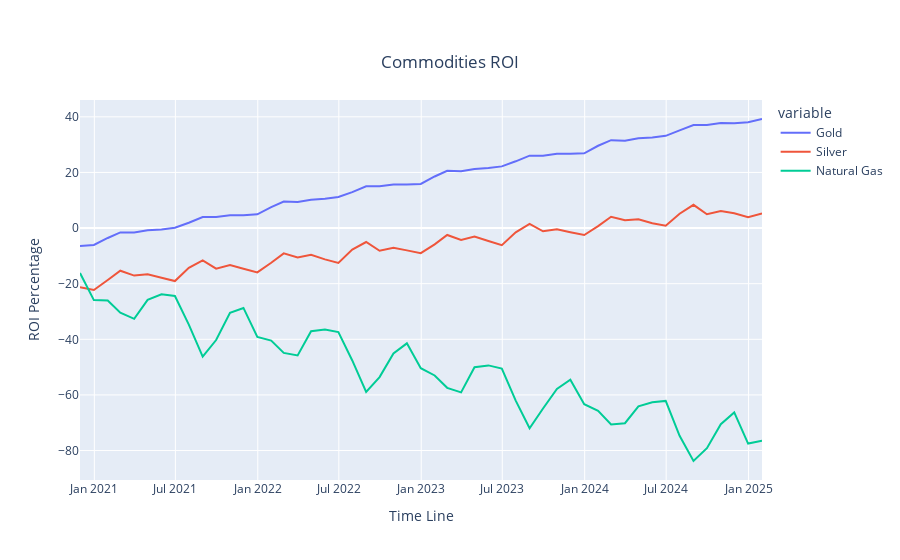

Here is the notebook cell this chart was saved with:
### Code cell
titles = ['Gold','Silver','Natural Gas']
commodities_graph = px.line(x=commodities_roi.index, y=[commodities_roi.Gold_ROI,commodities_roi.Silver_ROI,commodities_roi.Natural_Gas_ROI],
                           title= 'Commodities ROI',labels = {'x':'Time Line','value':'ROI Percentage'})
for idx,name in enumerate(titles):
    commodities_graph.data[idx].name = name
    commodities_graph.data[idx].hovertemplate = name
commodities_graph.update_layout(title={'x':0.5,'y':0.9,'xanchor':'center','yanchor':'top'})
commodities_graph
